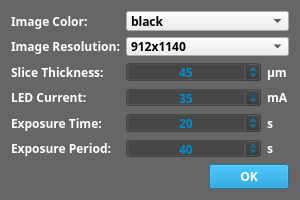
<?xml version="1.0" encoding="UTF-8"?>
<ui version="4.0">
 <class>SliceModelDialog</class>
 <widget class="QDialog" name="SliceModelDialog">
  <property name="windowModality">
   <enum>Qt::ApplicationModal</enum>
  </property>
  <property name="geometry">
   <rect>
    <x>0</x>
    <y>0</y>
    <width>300</width>
    <height>200</height>
   </rect>
  </property>
  <property name="sizePolicy">
   <sizepolicy hsizetype="Fixed" vsizetype="Fixed">
    <horstretch>40</horstretch>
    <verstretch>31</verstretch>
   </sizepolicy>
  </property>
  <property name="minimumSize">
   <size>
    <width>300</width>
    <height>200</height>
   </size>
  </property>
  <property name="maximumSize">
   <size>
    <width>300</width>
    <height>200</height>
   </size>
  </property>
  <property name="windowTitle">
   <string>Slice</string>
  </property>
  <property name="styleSheet">
   <string notr="true">QDialog#SliceModelDialog
{
	background:#666666;
}
QSpinBox
{
	color: #008ccc;
	font:bold,25px,arial;
	background-color: rgba(50,50,50,100);
}
QSpinBox:disabled
{
	color: grey;
	background-color: rgba(100,100,100,100);
}
QLabel
{
	color:white;
	font:bold,25px,arial;
}
QComboBox
{
	font:bold,25px,arial;
}
</string>
  </property>
  <property name="modal">
   <bool>false</bool>
  </property>
  <layout class="QVBoxLayout" name="verticalLayout">
   <item>
    <layout class="QGridLayout" name="gridLayout">
     <item row="0" column="0">
      <widget class="QLabel" name="labSlice_color">
       <property name="sizePolicy">
        <sizepolicy hsizetype="Preferred" vsizetype="Preferred">
         <horstretch>0</horstretch>
         <verstretch>0</verstretch>
        </sizepolicy>
       </property>
       <property name="text">
        <string>Image Color:</string>
       </property>
      </widget>
     </item>
     <item row="0" column="1" colspan="2">
      <widget class="QComboBox" name="cbbSlice_color">
       <property name="sizePolicy">
        <sizepolicy hsizetype="Expanding" vsizetype="Fixed">
         <horstretch>0</horstretch>
         <verstretch>0</verstretch>
        </sizepolicy>
       </property>
       <property name="minimumSize">
        <size>
         <width>0</width>
         <height>0</height>
        </size>
       </property>
       <property name="maximumSize">
        <size>
         <width>16777215</width>
         <height>16777215</height>
        </size>
       </property>
       <item>
        <property name="text">
         <string>black</string>
        </property>
       </item>
       <item>
        <property name="text">
         <string>white</string>
        </property>
       </item>
      </widget>
     </item>
     <item row="1" column="0">
      <widget class="QLabel" name="labSlice_res">
       <property name="sizePolicy">
        <sizepolicy hsizetype="Preferred" vsizetype="Preferred">
         <horstretch>0</horstretch>
         <verstretch>0</verstretch>
        </sizepolicy>
       </property>
       <property name="text">
        <string>Image Resolution:</string>
       </property>
      </widget>
     </item>
     <item row="1" column="1" colspan="2">
      <widget class="QComboBox" name="cbbSlice_res">
       <property name="sizePolicy">
        <sizepolicy hsizetype="Expanding" vsizetype="Fixed">
         <horstretch>0</horstretch>
         <verstretch>0</verstretch>
        </sizepolicy>
       </property>
       <property name="minimumSize">
        <size>
         <width>0</width>
         <height>0</height>
        </size>
       </property>
       <property name="maximumSize">
        <size>
         <width>16777215</width>
         <height>16777215</height>
        </size>
       </property>
       <item>
        <property name="text">
         <string>912x1140</string>
        </property>
       </item>
       <item>
        <property name="text">
         <string>1280x800</string>
        </property>
       </item>
      </widget>
     </item>
     <item row="2" column="0">
      <widget class="QLabel" name="labSlice_thick">
       <property name="sizePolicy">
        <sizepolicy hsizetype="Preferred" vsizetype="Preferred">
         <horstretch>0</horstretch>
         <verstretch>0</verstretch>
        </sizepolicy>
       </property>
       <property name="styleSheet">
        <string notr="true">QLabel
{
	color:white;
}</string>
       </property>
       <property name="text">
        <string>Slice Thickness:</string>
       </property>
      </widget>
     </item>
     <item row="2" column="2">
      <widget class="QLabel" name="labSlice_thickum">
       <property name="text">
        <string>μm</string>
       </property>
      </widget>
     </item>
     <item row="3" column="0">
      <widget class="QLabel" name="labSlice_current">
       <property name="sizePolicy">
        <sizepolicy hsizetype="Preferred" vsizetype="Preferred">
         <horstretch>0</horstretch>
         <verstretch>0</verstretch>
        </sizepolicy>
       </property>
       <property name="styleSheet">
        <string notr="true">QLabel
{
	color:white;
}</string>
       </property>
       <property name="text">
        <string>LED Current:</string>
       </property>
      </widget>
     </item>
     <item row="3" column="2">
      <widget class="QLabel" name="labSlice_currentma">
       <property name="text">
        <string>mA</string>
       </property>
      </widget>
     </item>
     <item row="4" column="0">
      <widget class="QLabel" name="labSlice_ET">
       <property name="sizePolicy">
        <sizepolicy hsizetype="Preferred" vsizetype="Preferred">
         <horstretch>0</horstretch>
         <verstretch>0</verstretch>
        </sizepolicy>
       </property>
       <property name="styleSheet">
        <string notr="true">QLabel
{
	color:white;
}</string>
       </property>
       <property name="text">
        <string>Exposure Time:</string>
       </property>
      </widget>
     </item>
     <item row="4" column="2">
      <widget class="QLabel" name="labSlice_ETs">
       <property name="text">
        <string>s</string>
       </property>
      </widget>
     </item>
     <item row="5" column="0">
      <widget class="QLabel" name="labSlice_EP">
       <property name="sizePolicy">
        <sizepolicy hsizetype="Preferred" vsizetype="Preferred">
         <horstretch>0</horstretch>
         <verstretch>0</verstretch>
        </sizepolicy>
       </property>
       <property name="styleSheet">
        <string notr="true">QLabel
{
	color:white;
}</string>
       </property>
       <property name="text">
        <string>Exposure Period:</string>
       </property>
      </widget>
     </item>
     <item row="5" column="2">
      <widget class="QLabel" name="labSlice_EPs">
       <property name="text">
        <string>s</string>
       </property>
      </widget>
     </item>
     <item row="2" column="1">
      <widget class="QSpinBox" name="spbSlice_thick">
       <property name="sizePolicy">
        <sizepolicy hsizetype="Expanding" vsizetype="Fixed">
         <horstretch>0</horstretch>
         <verstretch>0</verstretch>
        </sizepolicy>
       </property>
       <property name="minimumSize">
        <size>
         <width>0</width>
         <height>0</height>
        </size>
       </property>
       <property name="maximumSize">
        <size>
         <width>16777215</width>
         <height>16777215</height>
        </size>
       </property>
       <property name="alignment">
        <set>Qt::AlignCenter</set>
       </property>
       <property name="correctionMode">
        <enum>QAbstractSpinBox::CorrectToNearestValue</enum>
       </property>
       <property name="minimum">
        <number>5</number>
       </property>
       <property name="maximum">
        <number>500</number>
       </property>
       <property name="singleStep">
        <number>5</number>
       </property>
       <property name="value">
        <number>45</number>
       </property>
      </widget>
     </item>
     <item row="3" column="1">
      <widget class="QSpinBox" name="spbSlice_current">
       <property name="sizePolicy">
        <sizepolicy hsizetype="Expanding" vsizetype="Fixed">
         <horstretch>0</horstretch>
         <verstretch>0</verstretch>
        </sizepolicy>
       </property>
       <property name="minimumSize">
        <size>
         <width>0</width>
         <height>0</height>
        </size>
       </property>
       <property name="maximumSize">
        <size>
         <width>16777215</width>
         <height>16777215</height>
        </size>
       </property>
       <property name="alignment">
        <set>Qt::AlignCenter</set>
       </property>
       <property name="correctionMode">
        <enum>QAbstractSpinBox::CorrectToNearestValue</enum>
       </property>
       <property name="minimum">
        <number>1</number>
       </property>
       <property name="maximum">
        <number>35</number>
       </property>
       <property name="value">
        <number>35</number>
       </property>
      </widget>
     </item>
     <item row="4" column="1">
      <widget class="QSpinBox" name="spbSlice_ET">
       <property name="sizePolicy">
        <sizepolicy hsizetype="Expanding" vsizetype="Fixed">
         <horstretch>0</horstretch>
         <verstretch>0</verstretch>
        </sizepolicy>
       </property>
       <property name="minimumSize">
        <size>
         <width>0</width>
         <height>0</height>
        </size>
       </property>
       <property name="maximumSize">
        <size>
         <width>16777215</width>
         <height>16777215</height>
        </size>
       </property>
       <property name="alignment">
        <set>Qt::AlignCenter</set>
       </property>
       <property name="correctionMode">
        <enum>QAbstractSpinBox::CorrectToNearestValue</enum>
       </property>
       <property name="minimum">
        <number>1</number>
       </property>
       <property name="maximum">
        <number>500</number>
       </property>
       <property name="value">
        <number>20</number>
       </property>
      </widget>
     </item>
     <item row="5" column="1">
      <widget class="QSpinBox" name="spbSlice_EP">
       <property name="sizePolicy">
        <sizepolicy hsizetype="Expanding" vsizetype="Fixed">
         <horstretch>0</horstretch>
         <verstretch>0</verstretch>
        </sizepolicy>
       </property>
       <property name="minimumSize">
        <size>
         <width>0</width>
         <height>0</height>
        </size>
       </property>
       <property name="maximumSize">
        <size>
         <width>16777215</width>
         <height>16777215</height>
        </size>
       </property>
       <property name="alignment">
        <set>Qt::AlignCenter</set>
       </property>
       <property name="correctionMode">
        <enum>QAbstractSpinBox::CorrectToNearestValue</enum>
       </property>
       <property name="minimum">
        <number>1</number>
       </property>
       <property name="maximum">
        <number>500</number>
       </property>
       <property name="value">
        <number>40</number>
       </property>
      </widget>
     </item>
    </layout>
   </item>
   <item>
    <layout class="QHBoxLayout" name="horizontalLayout">
     <item>
      <spacer name="horizontalSpacer">
       <property name="orientation">
        <enum>Qt::Horizontal</enum>
       </property>
       <property name="sizeHint" stdset="0">
        <size>
         <width>40</width>
         <height>20</height>
        </size>
       </property>
      </spacer>
     </item>
     <item>
      <widget class="QPushButton" name="btnSlice_ok">
       <property name="styleSheet">
        <string notr="true">QPushButton
{
	color:white;
	font:bold,25px,arial;
	background:#008ccc;
}
QPushButton:disabled
{
	background:grey;
}</string>
       </property>
       <property name="text">
        <string>OK</string>
       </property>
      </widget>
     </item>
    </layout>
   </item>
  </layout>
 </widget>
 <layoutdefault spacing="6" margin="11"/>
 <resources/>
 <connections/>
</ui>
